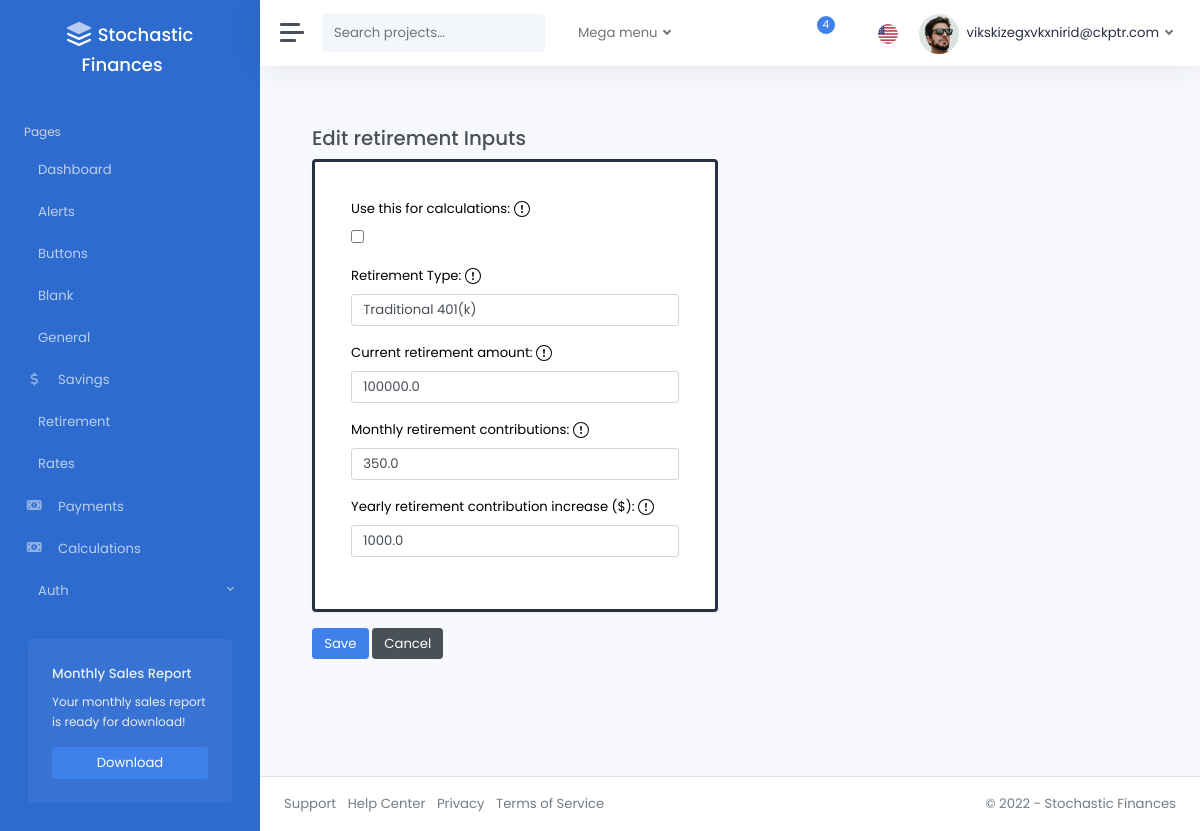
Before: /retirement/5/edit/ (signed in) with the older database file.
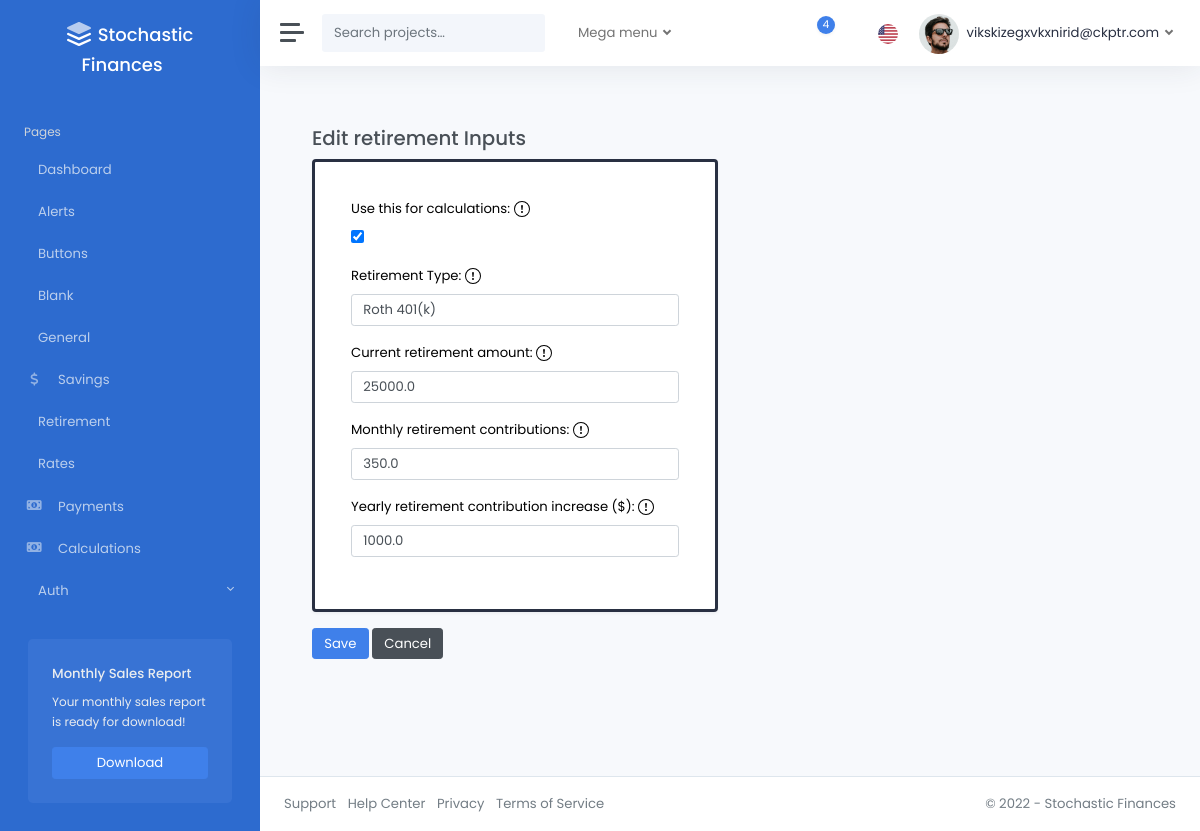
After: the same page with the newer database file.
### pages/models.py (models this page shows)
class RetirementInputsModel(models.Model):
    RETIREMENT_TYPE_CHOICES = [
        ("traditional_401k", "Traditional 401(k)"),
        ("roth_401k", "Roth 401(k)"),
        ("traditional_ira", "Traditional IRA"),
        ("roth_ira", "Roth IRA"),
    ]
    is_active = models.BooleanField(default=False)
    retirement_type = models.CharField(
        max_length=20,
        choices=RETIREMENT_TYPE_CHOICES,
        default="traditional_401k",
    )
    base_retirement = models.FloatField(
        validators=[validate_base_retirement, decimal_validator]
    )
    base_retirement_per_mo = models.FloatField(
        validators=[validate_base_retirement_per_mo, decimal_validator]
    )
    base_retirement_per_yr_increase = models.FloatField(
        validators=[validate_base_retirement_per_yr_increase, decimal_validator]
    )
    created_by = models.ForeignKey(
        CustomUser,
        related_name="retirement_inputs",
        on_delete=models.CASCADE,
        null=True,
        blank=True,
    )
    modified_at = models.DateTimeField(auto_now=True)
    class Meta:
        verbose_name_plural = "Retirement_Inputs"

### pages/views.py (the view)
@login_required
def retirement_inputs_edit(request, pk):
    retirement_inputs = get_object_or_404(
        RetirementInputsModel, pk=pk, created_by=request.user
    )
    if request.method == "POST":
        form = RetirementInputsForm(request.POST, instance=retirement_inputs)
        if form.is_valid():
            form.save()
            return redirect("/retirement/")
    else:
        form = RetirementInputsForm(instance=retirement_inputs)
    return render(
        request,
        "pages/inputs_create.html",
        {
            "form": form,
            "descriptions": var_descriptions,
            "title": "Edit retirement Inputs",
        },
    )

### pages/forms.py
class RetirementInputsForm(forms.ModelForm):
    class Meta:
        model = RetirementInputsModel
        fields = [
            "is_active",
            "retirement_type",
            "base_retirement",
            "base_retirement_per_mo",
            "base_retirement_per_yr_increase",
        ]
        labels = {
            "is_active": "Use this for calculations",
            "retirement_type": "Retirement Type",
            "base_retirement": "Current retirement amount",
            "base_retirement_per_mo": "Monthly retirement contributions",
            "base_retirement_per_yr_increase": "Yearly retirement contribution increase ($)",
        }
        widgets = {
            "is_active": forms.CheckboxInput(),
            "retirement_type": forms.Select(attrs={"class": INPUT_CLASSES}),
            "base_retirement": forms.NumberInput(attrs={"class": INPUT_CLASSES}),
            "base_retirement_per_mo": forms.NumberInput(attrs={"class": INPUT_CLASSES}),
            "base_retirement_per_yr_increase": forms.NumberInput(
                attrs={"class": INPUT_CLASSES}
            ),
        }

### templates/pages/inputs_create.html (shortened to what this page needs)
{% extends 'layouts/_base.html' %}
{% load static %}
{% block content %}
<div class="container">
  <br />
  <h3>{{ title }}</h3>
  <form method="post" action="." id="createInputs" class="needs-validation" novalidate>
    {% load custom_filters %}
    <div class="row">
        <div class="col-md-6">
            <div class="card shadow border-dark px-3 py-3 mb-3 text-black" style="border-width: 3px;">
                <div class="card-body">
                    {% for field in form %}
                            <div class="mb-3">
                                <div class="tooltip-container" data-toggle="tooltip" data-placement="right" title="{{descriptions|dict_lookup:field.name}}">
                                    <label class="form-label">
                                        {{field.label_tag}}
                                    </label>
                                </div>
                                {% if field.errors %}
                                    <input type="text" class="form-control is-invalid" name="{{ field.name }}" value="{{ field.value|default_if_none:'' }}" id="{{field.id}}">
                                    <div class="invalid-feedback">
                                        {{ field.errors|striptags }}
                                    </div>
                                {% else %}
                                    {{ field }}
                                {% endif %}
                            </div>
                    {% endfor %}
                </div>
            </div>
        </div>
    </div>
    <button class="btn btn-primary">Save</button>
    <a href="{% url 'general_inputs_dashboard' %}" class="btn btn-secondary">Cancel</a>
</form>
</div>
{% endblock %}

Changed rows visible on the page:
changed RetirementInputsModel: is_active "☐" → "☑"; retirement_type "Traditional 401(k)" → "Roth 401(k)"; base_retirement "100000.0" → "25000.0"
